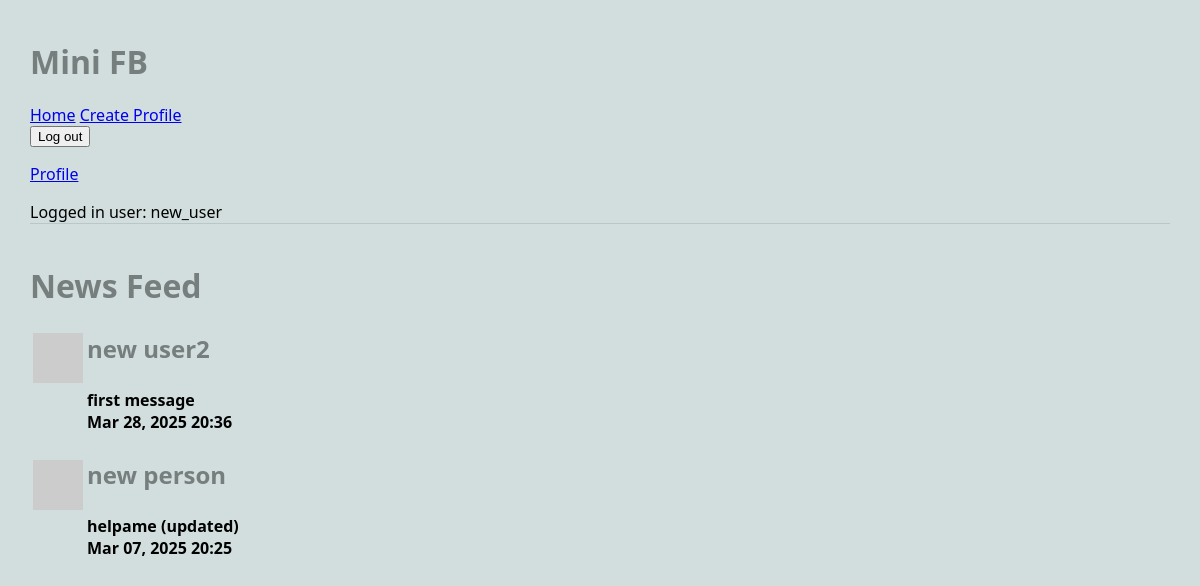
The page /mini_fb/profile/news_feed (signed in) on the database as committed earlier.
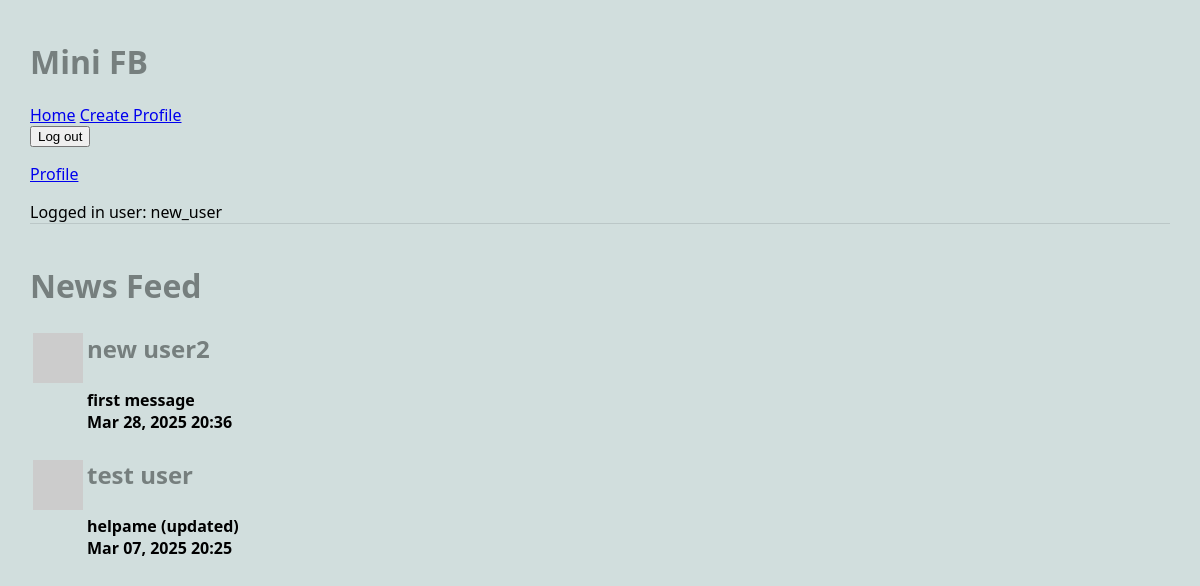
The same page on the database as committed later.
### mini_fb/models.py (models this page shows, shortened)
class StatusMessage(models.Model):
    profile = models.ForeignKey("Profile", on_delete=models.CASCADE)  # User's profile associated with the message
    message = models.TextField(blank=False)  # Status message text
    timestamp = models.DateTimeField(auto_now=True)  # Timestamp of when the status was posted
    def get_images(self):
        status_images = StatusImage.objects.filter(status_message=self)
        images = [status_image.image for status_image in status_images]  # Extract the Image objects
        return images

class Profile(models.Model):
    fname = models.TextField(blank=False)  # First name of the user
    lname = models.TextField(blank=False)  # Last name of the user
    city = models.TextField(blank=False)   # City where the user resides
    email = models.TextField(blank=False)  # Email address of the user
    profile_image_url = models.URLField(blank=True)  # Profile image URL (optional)
    user = models.ForeignKey(User, on_delete=models.CASCADE) # Link mini_fb Profile to django User
    def get_friends(self):
        friends = Friend.objects.filter(models.Q(profile1=self) | models.Q(profile2=self))
        friend_profiles = [f.profile1 if f.profile2 == self else f.profile2 for f in friends]
        return friend_profiles
    def get_news_feed(self):
        profile_statuses = StatusMessage.objects.filter(profile=self)
        friends = self.get_friends()
        friend_statuses = StatusMessage.objects.filter(profile__in=friends)
        all_statuses = profile_statuses | friend_statuses
        return all_statuses.order_by('-timestamp')

### mini_fb/views.py (the view)
class ShowNewsFeedView(DetailView):
    model = Profile  # The Profile model we are working with
    template_name = 'mini_fb/news_feed.html'  # Template for displaying the profile's news feed
    context_object_name = 'profile'  # Name used to access the profile in the template file
    def get_object(self):
        return Profile.objects.get(user=self.request.user)

### mini_fb/templates/mini_fb/news_feed.html (shortened to what this page needs)
{% extends 'mini_fb/base.html' %}
{% block content %}
<h1>News Feed</h1>
<div>
  <table>
    {% for message in profile.get_news_feed %}
    <tr>
      <td>
        {% if message.profile.profile_image_url %}
        <img
          class="profile-picture-image"
          style="width: 50px; height: 50px; object-fit: cover;"
          src="{{message.profile.profile_image_url}}"
          alt="{{message.profile.profile_image_url}}"
        />
        {% endif %}
      </td>
      <td>
        <h2>{{message.profile.fname}} {{message.profile.lname}}</h2>
      </td>
    </tr>
    <tr>
      <td></td>
      <td>
        <h4>{{message.message}} </br> {{message.timestamp|date:"M d, Y H:i"}}</h4>
      </td>
    </tr>
    {% endfor %}
  </table>
</div>
{% endblock %}

Rows that differ between the two databases and show on the page:
changed through a linked row, StatusMessage "helpame (updated)": profile.fname "new" → "test"; profile.lname "person" → "user"
